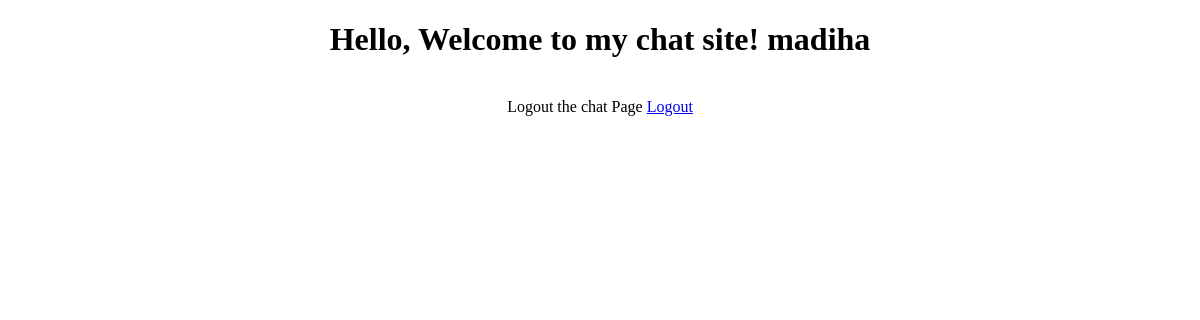
Before: / (signed in) with the older database file.
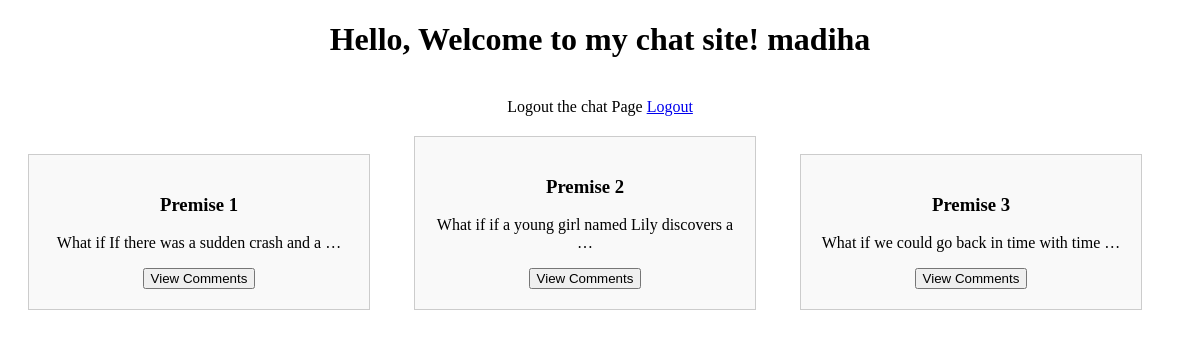
After: the same page with the newer database file.
### posts/models.py (models this page shows, shortened)
class Premise(models.Model):
    id = models.UUIDField(primary_key=True, default=uuid.uuid4, editable=False)
    text =  models.TextField()
    created_by = models.ForeignKey(User, on_delete=models.CASCADE)
    created_at = models.DateTimeField(auto_now_add=True)
    updated_at = models.DateTimeField(auto_now=True)

### posts/views.py (the view)
# urls.py: path('', views.premise_list, name='premise_list'),
def premise_list(request, *args, **kwargs):
    if not request.user.is_authenticated:
        return redirect("login-user")
    premises = Premise.objects.all()
    for premise in premises:
        premise.comments = Comment.objects.filter(premise=premise)
    context = {
        'premises': premises
    }
    return render(request, "posts/post_detail.html", context)

### posts/templates/posts/post_detail.html (shortened to what this page needs)
<!DOCTYPE html>
<html lang="en">
<head>
</head>
<body>
  <center>
    <h1>Hello, Welcome to my chat site! {{ request.user }}</h1>
  </center>
  <br />
  {% if request.user.is_authenticated %}
  <center>
    Logout the chat Page <a href="{% url 'logout-user' %}">Logout</a>
  </center>
  {% endif %}
  <div id="premise_container">
    {% for premise in premises %}
    <div class="premise__card" data-premise-id="{{ premise.id }}">
      <h3>Premise {{ forloop.counter }}</h3>
      <p>{{ premise.text|truncatewords:10 }}</p>
      <button class="open_modal">View Comments</button>
    </div>
    {% endfor %}
  </div>
</body>
</html>

### posts/templates/posts/post_detail.html (style rules this page uses)
.premise__card { border: 1px solid #ccc; padding: 20px; margin: 20px; cursor: pointer; width: 300px; display: inline-block; text-align: center; background-color: #f9f9f9; }

Changed rows visible on the page:
added Premise: text "What if If there was a sudden crash and a …"
added Premise: text "What if if a young girl named Lily discovers a …"
added Premise: text "What if we could go back in time with time …"
